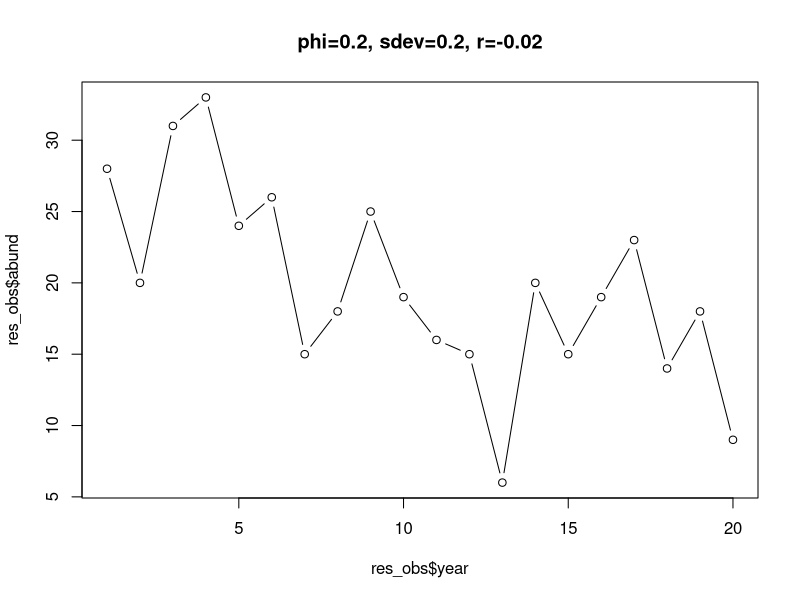
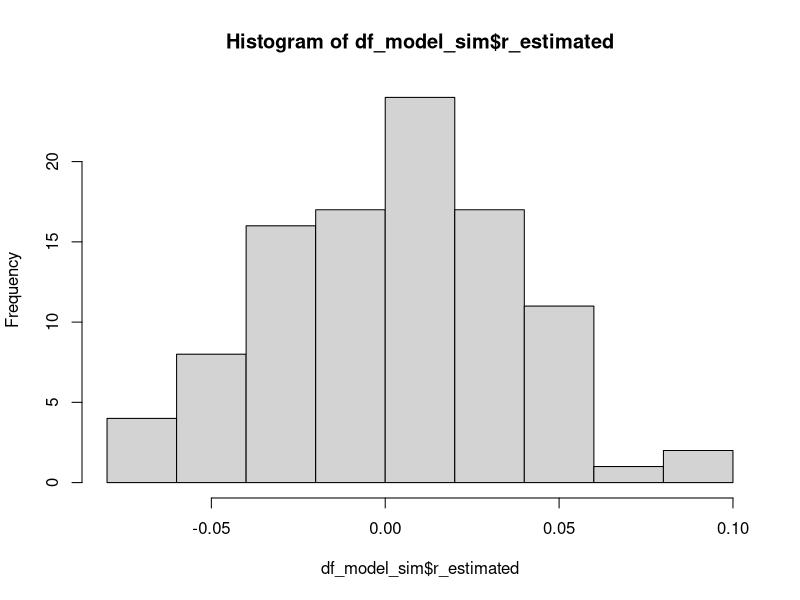
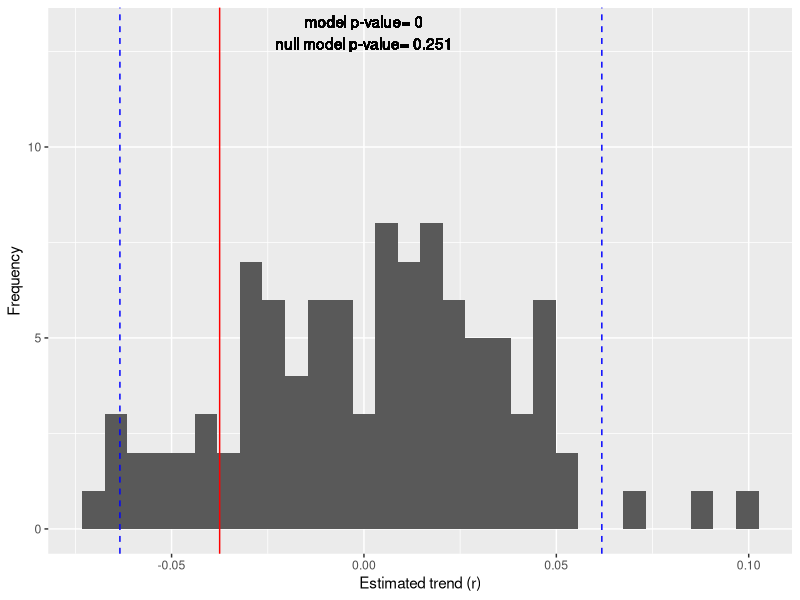

Recreate these plots in R, in order.
#### POISSON log-normal SIMULATIONS
library(dplyr)
library(mvtnorm)
library(glmmTMB)
library(MASS)
library(data.table)
library(ggplot2)

# ------------------------------------------------------------
# 1. Simulate n Poisson-lognormal AR1 time series
# ------------------------------------------------------------

n_years=10
years=1:n_years
r_obs=-0.02
phi=0.2
sdev=0.20
mu_zero = runif(1, 0.2, 90)

simulate_ts <- function(r, phi, sdev, mu_zero, years, n_rep) {
  
  df_all=NULL
  for (i in 1:n_rep) {
    n_years <- length(years)
    
    trend <- mu_zero * (1 + r) ^ (years - 1)
    
    R <- phi ^ as.matrix(dist(years))
    
    lognormal_noise <- MASS::mvrnorm(
      n = 1,
      mu = rep(0, n_years),
      Sigma = (sdev^2) * R
    )
    
    mu <- exp(log(trend) + lognormal_noise)
    
    df=data.frame(
      repi = i,
      year = years,
      YEAR2 = years - min(years),
      YEAR3 = factor(years - min(years)),
      group = factor(1),
      trend = trend,
      mu = mu,
      abund = rpois(n_years, mu),
      r_sim = r,
      phi_sim = phi,
      sdev_sim = sdev,
      mu_zero = mu_zero
    )
    df_all=rbind(df_all,df)
    
  }
  
  df_all
}

res_obs=simulate_ts (r=r_obs, phi=phi, sdev=sdev, mu_zero=mu_zero, years=years, n_rep=1)
res_sim=simulate_ts (r=0, phi=phi, sdev=sdev, mu_zero=mu_zero, years=years, n_rep=100)
res_obs=simulate_ts (r=r_obs, phi=phi, sdev=sdev, mu_zero=mu_zero, years=1:20, n_rep=1)

plot(res_obs$abund ~ res_obs$year, type = "b", main = paste0("phi=", phi, ", sdev=", sdev, ", r=", r_obs))

# ------------------------------------------------------------
# 2. Run model and extract time-series characteristics
# ------------------------------------------------------------
get_AR <- function(x, level = 0.95) {
  clevs <- c((1 - level) / 2, (1 + level) / 2)
  theta <- getME(x, "theta")
  vv <- vcov(x, full = TRUE)
  cpos <- which(colnames(vv) == "theta_YEAR3+0|group.2")
  s2 <- sqrt(vv[cpos, cpos])
  t2 <- theta[2]
  
  list(
    est = theta2phi(t2),
    ci = theta2phi(qnorm(clevs, t2, s2))
  )
}

run_model <- function (df_full) {
  models=NULL
  for(i in unique(df_full$repi)) {
  df=df_full %>% filter(repi == i)
  m <- glmmTMB(abund ~ YEAR2 + ar1(YEAR3 + 0 | group), data = df, family = poisson)
  m_aut_null <- glmmTMB(abund ~ YEAR2, data = df, family = poisson)
  m_null <- glmmTMB(abund ~ 1, data = df, family = poisson)
  
  df_model=data.frame(
    repi=i,
    var = var(m$frame$abund),
    duration = length(unique(df$YEAR2)),
    mean = mean(m$frame$abund),
    slope_pval = summary(m)$coefficients$cond[2, "Pr(>|z|)"],
    slope_estimated = fixef(m)$cond[[2]],
    r_estimated = exp(fixef(m)$cond[[2]]) - 1,
    r_sim = unique(df$r_sim),
    sdev_estimated = as.vector(exp(m$sdr$par.fixed[3])), 
    sdev_sim = unique(df$sdev),
    phi_estimated = attr(VarCorr(m)$cond$group, "correlation")[2], 
    phi_sim = unique(df$phi),
    aic = AIC(m), 
    aic_null = AIC(m_null), 
    r2_conditional  = 1 - logLik(m)[1] / logLik(m_null)[1], 
    r2_marginal     = 1 - logLik(m_aut_null)[1] / logLik(m_null)[1], 
    convergence = m$fit$convergence == 0, 
    message = m$fit$message
  )
    
  models=rbind(models, df_model)
  }
  models
}

df_model_sim=run_model(res_sim)
df_model_obs=run_model(res_obs)

quantiles=quantile(df_model_sim$r_estimated,probs=c(0.025,0.975))
hist(df_model_sim$r_estimated)
compatible_with_null_model <- quantiles[1] < df_model_obs$r_estimated & df_model_obs$r_estimated < quantiles[2]
compatible_with_null_model

mean(df_model_sim$r_estimated)
sd(df_model_sim$r_estimated)
df_model_obs$r_estimated

z_score <- (df_model_obs$r_estimated - mean(df_model_sim$r_estimated)) / sd(df_model_sim$r_estimated)
df_model_obs$slope_pval
2 * (1 - pnorm(abs(z_score)))

q <- quantile(
  df_model_sim$r_estimated,
  c(0.025, 0.975)
)

ggplot(df_model_sim, aes(r_estimated)) +
  geom_text(aes(x=0, y=13,label=paste0("model p-value= ",round(df_model_obs$slope_pval,3), "\n",
                                       "null model p-value= ",round(2 * (1 - pnorm(abs(z_score))),3)))) +
  geom_histogram() +
  geom_vline(xintercept = q,
             linetype = 2,
             colour = "blue") +
  geom_vline(
    xintercept = df_model_obs$r_estimated,
    colour = "red") +
  labs(x = "Estimated trend (r)", y = "Frequency")
